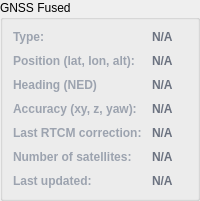
                                                <widget class="QGroupBox" name="gnssfix_group">
                                                    <property name="title">
                                                        <string>GNSS Fused</string>
                                                    </property>
                                                    <layout class="QGridLayout" name="gridLayout_7"
                                                        columnstretch="0,1">
                                                        <property name="leftMargin">
                                                            <number>10</number>
                                                        </property>
                                                        <property name="topMargin">
                                                            <number>10</number>
                                                        </property>
                                                        <property name="rightMargin">
                                                            <number>10</number>
                                                        </property>
                                                        <property name="bottomMargin">
                                                            <number>10</number>
                                                        </property>
                                                        <property name="spacing">
                                                            <number>10</number>
                                                        </property>
                                                        <item row="0" column="1">
                                                            <widget class="QLabel"
                                                                name="gnss_fix_label">
                                                                <property name="styleSheet">
                                                                    <string notr="true">color:
                                                                        #6b7280; font-weight: 700;</string>
                                                                </property>
                                                                <property name="text">
                                                                    <string>N/A</string>
                                                                </property>
                                                            </widget>
                                                        </item>
                                                        <item row="7" column="0">
                                                            <widget class="QLabel"
                                                                name="gnss_time_static_label">
                                                                <property name="styleSheet">
                                                                    <string notr="true">color:
                                                                        #9ca3af; font-weight: 600;</string>
                                                                </property>
                                                                <property name="text">
                                                                    <string>Last updated:</string>
                                                                </property>
                                                            </widget>
                                                        </item>
                                                        <item row="7" column="1">
                                                            <widget class="QLabel"
                                                                name="gnss_time_label">
                                                                <property name="styleSheet">
                                                                    <string notr="true">color:
                                                                        #6b7280; font-weight: 700;</string>
                                                                </property>
                                                                <property name="text">
                                                                    <string>N/A</string>
                                                                </property>
                                                            </widget>
                                                        </item>
                                                        <item row="2" column="1">
                                                            <widget class="QLabel"
                                                                name="gnss_head_label">
                                                                <property name="styleSheet">
                                                                    <string notr="true">color:
                                                                        #6b7280; font-weight: 700;</string>
                                                                </property>
                                                                <property name="text">
                                                                    <string>N/A</string>
                                                                </property>
                                                            </widget>
                                                        </item>
                                                        <item row="0" column="0">
                                                            <widget class="QLabel"
                                                                name="gnss_fix_static_label">
                                                                <property name="styleSheet">
                                                                    <string notr="true">color:
                                                                        #9ca3af; font-weight: 600;</string>
                                                                </property>
                                                                <property name="text">
                                                                    <string>Type:</string>
                                                                </property>
                                                            </widget>
                                                        </item>
                                                        <item row="2" column="0">
                                                            <widget class="QLabel"
                                                                name="gnss_head_static_label">
                                                                <property name="styleSheet">
                                                                    <string notr="true">color:
                                                                        #9ca3af; font-weight: 600;</string>
                                                                </property>
                                                                <property name="text">
                                                                    <string>Heading (NED)</string>
                                                                </property>
                                                            </widget>
                                                        </item>
                                                        <item row="1" column="0">
                                                            <widget class="QLabel"
                                                                name="gnss_pos_static_label">
                                                                <property name="styleSheet">
                                                                    <string notr="true">color:
                                                                        #9ca3af; font-weight: 600;</string>
                                                                </property>
                                                                <property name="text">
                                                                    <string><![CDATA[Position (lat, lon, alt):]]></string>
                                                                </property>
                                                            </widget>
                                                        </item>
                                                        <item row="1" column="1">
                                                            <widget class="QLabel"
                                                                name="gnss_pos_label">
                                                                <property name="styleSheet">
                                                                    <string notr="true">color:
                                                                        #6b7280; font-weight: 700;</string>
                                                                </property>
                                                                <property name="text">
                                                                    <string>N/A</string>
                                                                </property>
                                                            </widget>
                                                        </item>
                                                        <item row="3" column="0">
                                                            <widget class="QLabel"
                                                                name="gnss_accuracy_static_label">
                                                                <property name="styleSheet">
                                                                    <string notr="true">color:
                                                                        #9ca3af; font-weight: 600;</string>
                                                                </property>
                                                                <property name="text">
                                                                    <string>Accuracy (xy, z, yaw):</string>
                                                                </property>
                                                            </widget>
                                                        </item>
                                                        <item row="5" column="0">
                                                            <widget class="QLabel"
                                                                name="gnss_last_rtcm_static_label">
                                                                <property name="styleSheet">
                                                                    <string notr="true">color:
                                                                        #9ca3af; font-weight: 600;</string>
                                                                </property>
                                                                <property name="text">
                                                                    <string>Last RTCM correction:</string>
                                                                </property>
                                                            </widget>
                                                        </item>
                                                        <item row="6" column="1">
                                                            <widget class="QLabel"
                                                                name="gnss_num_satellites_label">
                                                                <property name="styleSheet">
                                                                    <string notr="true">color:
                                                                        #6b7280; font-weight: 700;</string>
                                                                </property>
                                                                <property name="text">
                                                                    <string>N/A</string>
                                                                </property>
                                                            </widget>
                                                        </item>
                                                        <item row="5" column="1">
                                                            <widget class="QLabel"
                                                                name="gnss_last_rtcm_correction_label">
                                                                <property name="styleSheet">
                                                                    <string notr="true">color:
                                                                        #6b7280; font-weight: 700;</string>
                                                                </property>
                                                                <property name="text">
                                                                    <string>N/A</string>
                                                                </property>
                                                            </widget>
                                                        </item>
                                                        <item row="6" column="0">
                                                            <widget class="QLabel"
                                                                name="gnss_num_satellites_static_label">
                                                                <property name="styleSheet">
                                                                    <string notr="true">color:
                                                                        #9ca3af; font-weight: 600;</string>
                                                                </property>
                                                                <property name="text">
                                                                    <string>Number of satellites:</string>
                                                                </property>
                                                            </widget>
                                                        </item>
                                                        <item row="3" column="1">
                                                            <widget class="QLabel"
                                                                name="gnss_accuracy_label">
                                                                <property name="styleSheet">
                                                                    <string notr="true">color:
                                                                        #6b7280; font-weight: 700;</string>
                                                                </property>
                                                                <property name="text">
                                                                    <string>N/A</string>
                                                                </property>
                                                            </widget>
                                                        </item>
                                                    </layout>
                                                </widget>
